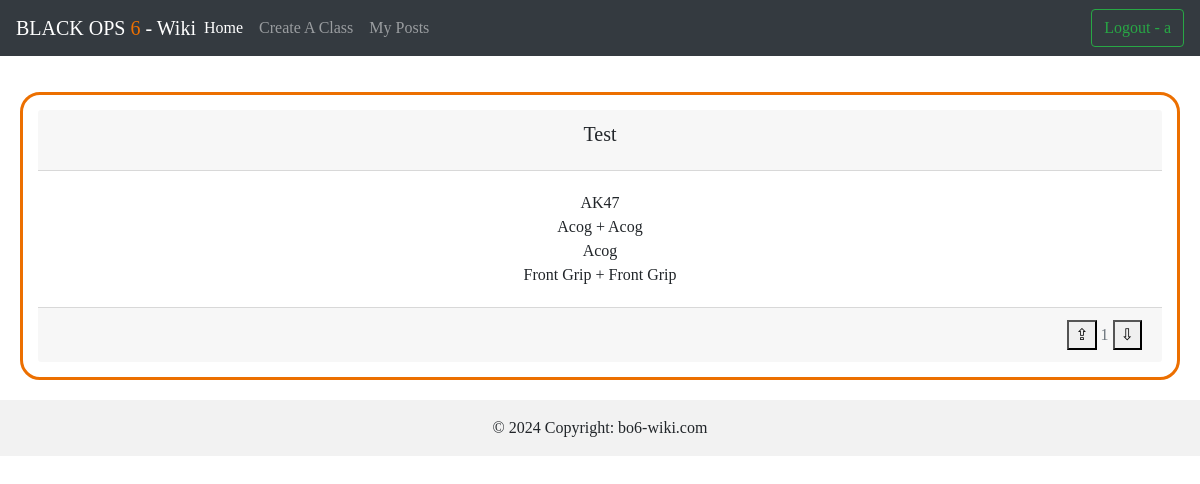
The page /post/35 (signed in) on the database as committed earlier.
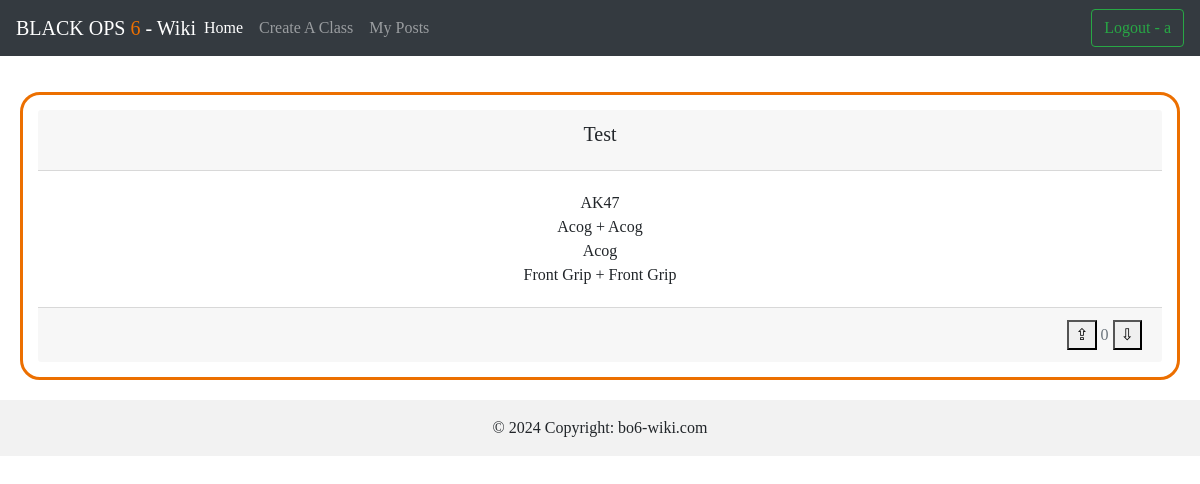
The same page on the database as committed later.
### class_upvote/models.py (models this page shows, shortened)
class Post(models.Model):
    post_name = models.CharField(max_length=30)
    main_weapon = models.ForeignKey(Weapon, on_delete=models.CASCADE)
    attachment1 = models.ForeignKey(Attachment, on_delete=models.CASCADE, related_name='post_attachment1', default=1)
    attachment2 = models.ForeignKey(Attachment, on_delete=models.CASCADE, related_name='post_attachment2', default=1)
    attachment3 = models.ForeignKey(Attachment, on_delete=models.CASCADE, related_name='post_attachment3', default=1)
    attachment4 = models.ForeignKey(Attachment, on_delete=models.CASCADE, related_name='post_attachment4', default=1)
    attachment5 = models.ForeignKey(Attachment, on_delete=models.CASCADE, related_name='post_attachment5', default=1)
    created_by = models.ForeignKey(User, on_delete=models.CASCADE)
    created_date = models.DateField(_("Date"), auto_now_add=True)
    created_time = models.TimeField(_("Time created"), auto_now_add=True)
    up_vote_total = models.IntegerField(default=0)

class Weapon(models.Model):
    weapon_name = models.CharField(max_length=30)
    category = models.ForeignKey(Category, on_delete=models.CASCADE)
    attachment = models.ForeignKey(Attachment, on_delete=models.CASCADE)

class Attachment(models.Model):
    category = models.ForeignKey(Category, on_delete=models.CASCADE)
    attachment_name = models.CharField(max_length=30)
    attachment_type = models.CharField(max_length=30)

### class_upvote/views.py (the view)
# urls.py: path('post/<int:pk>', PostDetails.as_view(), name='post_details'),
class PostDetails(DetailView):
    model = Post
    template_name = 'post_details.html'
    context_object_name = 'post'
    def get_object(self, queryset=None):
        return get_object_or_404(Post, id=self.kwargs['pk'])
    def get(self, request, *args, **kwargs):
        self.object = self.get_object()
        context = self.get_context_data(post=self.object)
        posts_voted = Vote.objects.filter(post_voted=self.object, voted_by=request.user).first()
        context['posts_voted'] = posts_voted
        return self.render_to_response(context)
    def post(self, request, *args, **kwargs):
        pk = kwargs.get('pk')
        if request.method == 'POST':
            data = voting(request, pk)
            print(f"this {data}")
            return JsonResponse(data)

### class_upvote/templates/post_details.html (shortened to what this page needs)
{% extends 'base.html' %}
{% block content %}
{% load static %}
<br>
<br>
<br>
{% if post %}
<div class="card text-center" style="padding: 15px; margin: 20px; border-radius: 20px; top: 0px; border: solid #ec6f00 3px;">
    <div class="card-header">
        <h5 class="card-title">{{ post.post_name }}<br></h5>
    </div>
    <div class="card-body">
        <p class="card-text">{{ post.main_weapon.weapon_name }} </br> {{ post.attachment1.attachment_name }} + {{ post.attachment2.attachment_name }} </br> {{ post.attachment3.attachment_name }} </br> {{ post.attachment4.attachment_name }} + {{ post.attachment5.attachment_name }}</p>
    </div>
    <div class="card-footer text-muted">
        {% if user.is_authenticated %}
            <span class="up_vote_total" style="float: right;">
                <button class="upvote_btn" data-action="{% if posts_voted.vote == 'upvote' %}none{% else %}upvote{% endif %}" data-id="{{ post.id }}" data-buttontype="upvote" onclick="vote_unique_post(this)"
                    style="background-color: {% if posts_voted.vote == 'upvote' %}green{% else %}{% endif %} !important">&#8682;</button>
                <span class="total_votes">{{ post.up_vote_total }}</span>
                <button class ="downvote_btn" data-action="{% if posts_voted.vote == 'downvote' %}none{% else %}downvote{% endif %}" data-id="{{ post.id }}" data-buttontype="downvote" onclick="vote_unique_post(this)"
                    style="background-color: {% if posts_voted.vote == 'downvote' %}red{% else %}{% endif %} !important">&#8681;</button>
            </span>
        {% endif %}
    </div>
</div>
{% else %}
<p>No Posts</p>
{% endif %}
{% endblock %}

### templates/base.html (shortened to what this page needs)
{% load static %}
<!doctype html>
<html lang="en">
  <head>
    <link rel="stylesheet" href="https://cdn.jsdelivr.net/npm/bootstrap@4.3.1/dist/css/bootstrap.min.css">
  </head>
{% include 'nav.html' %}
{% block content %}
{% endblock %}
{% include 'footer.html' %}

### templates/nav.html (shortened to what this page needs)
{% load static %}
<nav class="navbar navbar-expand-lg navbar-dark bg-dark fixed-top" style="text-align: center;">
  <a class="navbar-brand" href="/" style="font-family: Impact; font-size: 20px; margin: 0 auto;">BLACK OPS <span style="color: #ec6f00;">6</span> - Wiki</a>
  <div class="collapse navbar-collapse" id="navbarTogglerDemo02">
    <ul class="navbar-nav mr-auto mt-2 mt-lg-0">
      <li class="nav-item active">
        <a class="nav-link" href="/">Home <span class="sr-only">(current)</span></a>
      </li>
      <li class="nav-item">
        <a class="nav-link" href="/createaclass">Create A Class</a>
      </li>
      <li class="nav-item">
        <a class="nav-link" href="/my_posts">My Posts</a>
      </li>
    </ul>
    {% if user.is_authenticated %}
    <form id="logout-form" class="form-inline my-2 my-lg-0" method="post" action="{% url 'logout' %}?next={{ '/' }}">
      <br>
      <button id="logout-btn" class="btn btn-outline-success my-2 my-sm-0" type="submit" class="btn btn-link">Logout -
        {{ user.get_username }}</button>
    </form>
    {% else %}
    <a class="nav-link" href="{% url 'login' %}?next={{ request.path }}">Login</a>
    {% endif %}
  </div>
</nav>

### templates/footer.html
<footer class="text-center bg-body-tertiary">
    <div class="text-center p-3" style="background-color: rgba(0, 0, 0, 0.05);">
      © 2024 Copyright:
      <a class="text-body" href="/">bo6-wiki.com</a>
    </div>
  </footer>

Rows that differ between the two databases and show on the page:
changed Post "Test": up_vote_total "1" → "0"
